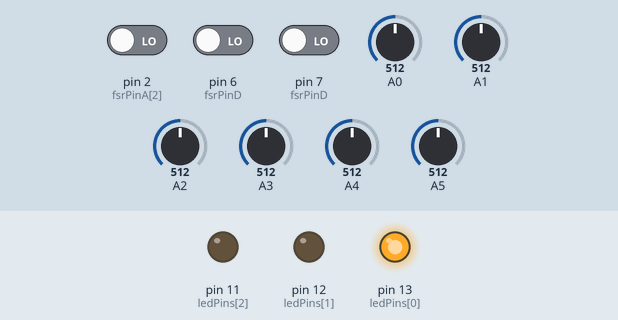
This sketch was run on a simulated Arduino Uno, built with avr-gcc and run on an emulated ATmega328P. Shown: output pins drawn as LEDs (lit = HIGH). The inputs (shaded band) are chosen by the test bench; at power-on: pin 2 (fsrPinA[2]) LOW, pin 6 (fsrPinD) LOW, pin 7 (fsrPinD) LOW, A0 = 512, A1 = 512, A2 = 512, A3 = 512, A4 = 512, A5 = 512. What the sketch prints to the serial monitor is not drawn.

Above: at 0.16 s.
Timing chart, 0 to 1.7 s (numbered marks = the images above):
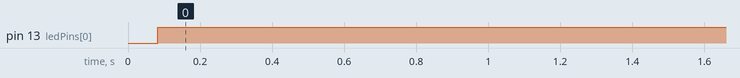

Measured:
- by itself, pin 13 (ledPins[0]): LOW → HIGH at 0.08 s

The sketch:

sketch_squeeze_keyboard.ino
```cpp
//USE_GITHUB_USERNAME=skallinen

#include <Stepper.h>
#include <SoftwareSerial.h>
#include <avr/pgmspace.h>

#define DIGITAL_SENSOR_THRESHOLD 15
#define DIGITAL_SENSOR_MAXIMUM 500

#define ANALOG_SENSOR_THRESHOLD 90
#define ANALOG_HARD_PRESS_THRESHOLD 550

#define DIGITAL_SENSOR_COUNT 3
#define ANALOG_SENSOR_COUNT 6

SoftwareSerial BT = SoftwareSerial(4, 3);

String keypressPattern;
String keypressPatternPrevious;
String keyboardStateCurrent;
int modeToggleKey = 0;
int mode = 0;


int keypressPatternCycleCount;
int measurmentCycles;
int inputTime;
int inputTimeCounter;


int fsrPinD[DIGITAL_SENSOR_COUNT] = {
  2,6,7};     // the FSR and cap are connected to pin2
int fsrReadingDigital[DIGITAL_SENSOR_COUNT];     // the digital reading

int fsrPinA[ANALOG_SENSOR_COUNT] = {
  0,1,2,3,4,5};     // the FSR and cap are connected to pin2

int fsrReadingAnalog[ANALOG_SENSOR_COUNT];     // the digital reading

int fsrReadingAnalogPrev[ANALOG_SENSOR_COUNT];     // reading  from preveious cycle
int fsrReadingDigitalPrev[DIGITAL_SENSOR_COUNT];     // reading  from preveious cycle

int fsrReadingAnalogDiff[ANALOG_SENSOR_COUNT];     // reading  from preveious cycle
int fsrReadingDigitalDiff[DIGITAL_SENSOR_COUNT];     // reading  from preveious cycle

int fsrReadingDigitalPressed[DIGITAL_SENSOR_COUNT];     // Key pressed
int fsrReadingAnalogPressed[ANALOG_SENSOR_COUNT];     // Key pressed


int ledPins[3] = {
  13,12,11};    // you can just use the 'built in' LED

const char keymap_001[] PROGMEM ="9999999999asciiee";
const char keymap_002[] PROGMEM ="8888888888asciitt";
const char keymap_003[] PROGMEM ="0000001000raw0x65"; // KEY_e
const char keymap_004[] PROGMEM ="0000000100asciitt";
const char keymap_005[] PROGMEM ="0000000010asciiaa";
const char keymap_006[] PROGMEM ="0000000001asciioo";
const char keymap_007[] PROGMEM ="0000001100asciiii";
const char keymap_008[] PROGMEM ="0000000110asciinn";
const char keymap_009[] PROGMEM ="0000000011asciiss";
const char keymap_010[] PROGMEM ="0000001010asciirr";
const char keymap_011[] PROGMEM ="0000000101asciihh";
const char keymap_012[] PROGMEM ="0000001110asciill";
const char keymap_013[] PROGMEM ="0000000111asciidd";
const char keymap_014[] PROGMEM ="0000001111asciicc";
const char keymap_015[] PROGMEM ="0001001000asciiuu";
const char keymap_016[] PROGMEM ="0001000100asciimm";
const char keymap_017[] PROGMEM ="0001000010asciiff";
const char keymap_018[] PROGMEM ="0001000001asciigg";
const char keymap_019[] PROGMEM ="0001001100asciipp";
const char keymap_020[] PROGMEM ="0001000110asciiyy";
const char keymap_021[] PROGMEM ="0001000011asciiww";
const char keymap_022[] PROGMEM ="0001001010asciibb";
const char keymap_023[] PROGMEM ="0001000101asciivv";
const char keymap_024[] PROGMEM ="0001001110asciikk";
const char keymap_025[] PROGMEM ="0001000111asciixx";
const char keymap_026[] PROGMEM ="0001001111asciiqq";
const char keymap_027[] PROGMEM ="0001001001asciizz";
const char keymap_028[] PROGMEM ="1000001000asciiEe";
const char keymap_029[] PROGMEM ="1000000100asciiTt";
const char keymap_030[] PROGMEM ="1000000010asciiAa";
const char keymap_031[] PROGMEM ="1000000001asciiOo";
const char keymap_032[] PROGMEM ="1000001100asciiIi";
const char keymap_033[] PROGMEM ="1000000110asciiNn";
const char keymap_034[] PROGMEM ="1000000011asciiSs";
const char keymap_035[] PROGMEM ="1000001010asciiRr";
const char keymap_036[] PROGMEM ="1000000101asciiHh";
const char keymap_037[] PROGMEM ="1000001110asciiLl";
const char keymap_038[] PROGMEM ="1000000111asciiDd";
const char keymap_039[] PROGMEM ="1000001111asciiCc";
const char keymap_040[] PROGMEM ="1001001000asciiUu";
const char keymap_041[] PROGMEM ="1001000100asciiMm";
const char keymap_042[] PROGMEM ="1001000010asciiFf";
const char keymap_043[] PROGMEM ="1001000001asciiGg";
const char keymap_044[] PROGMEM ="1001001100asciiPp";
const char keymap_045[] PROGMEM ="1001000110asciiYy";
const char keymap_046[] PROGMEM ="1001000011asciiWw";
const char keymap_047[] PROGMEM ="1001001010asciiBb";
const char keymap_048[] PROGMEM ="1001000101asciiVv";
const char keymap_049[] PROGMEM ="1001001110asciiKk";
const char keymap_050[] PROGMEM ="1001000111asciiXx";
const char keymap_051[] PROGMEM ="1001001111asciiQq";
const char keymap_052[] PROGMEM ="1001001001asciiZz";
const char keymap_053[] PROGMEM ="0000100000raw0x2CSPACE";
const char keymap_054[] PROGMEM ="0000010000raw0x2ABACKSPACE";
const char keymap_055[] PROGMEM ="0000110000raw0x28ENTER";
const char keymap_056[] PROGMEM ="0010001000ascii,e";
const char keymap_057[] PROGMEM ="1010001000ascii.e";
const char keymap_058[] PROGMEM ="0010000100ascii-t"; // -
const char keymap_059[] PROGMEM ="1010000100ascii_t"; // _
const char keymap_060[] PROGMEM ="0010000010ascii\"a";
const char keymap_061[] PROGMEM ="1010000010ascii\'a";
const char keymap_062[] PROGMEM ="0010000001ascii(o";
const char keymap_063[] PROGMEM ="1010000001ascii)o";
const char keymap_064[] PROGMEM ="0010001100ascii;i";
const char keymap_065[] PROGMEM ="1010001100ascii:i";
const char keymap_066[] PROGMEM ="0010000110ascii/n";
const char keymap_067[] PROGMEM ="1010000110ascii\\n";
const char keymap_068[] PROGMEM ="0010000011ascii=s";
const char keymap_069[] PROGMEM ="1010000011ascii*s";
const char keymap_070[] PROGMEM ="0010001010ascii!r";
const char keymap_071[] PROGMEM ="1010001010ascii?r";
const char keymap_072[] PROGMEM ="0010000101ascii$h";
const char keymap_073[] PROGMEM ="1010000101ascii€h";
const char keymap_074[] PROGMEM ="0010001110ascii[l";
const char keymap_075[] PROGMEM ="1010001110ascii]l";
const char keymap_076[] PROGMEM ="0010000111ascii<d";
const char keymap_077[] PROGMEM ="1010000111ascii>d";
const char keymap_078[] PROGMEM ="0010001111ascii{c";
const char keymap_079[] PROGMEM ="1010001111ascii}c";
const char keymap_080[] PROGMEM ="0011001000ascii+u";
const char keymap_081[] PROGMEM ="1011001000ascii-u";
const char keymap_082[] PROGMEM ="0011000100ascii|m";
const char keymap_083[] PROGMEM ="1011000100ascii&m";
const char keymap_084[] PROGMEM ="0011000010ascii%f";
const char keymap_085[] PROGMEM ="1011000010ascii^f";
const char keymap_086[] PROGMEM ="0011000001ascii`g";
const char keymap_087[] PROGMEM ="1011000001ascii~g";
const char keymap_088[] PROGMEM ="0011001100ascii@p";
const char keymap_089[] PROGMEM ="1011001100ascii#p";
const char keymap_090[] PROGMEM ="0011000110asciiyy";
const char keymap_091[] PROGMEM ="1011000110asciiYy";
const char keymap_092[] PROGMEM ="0011000011asciiww";
const char keymap_093[] PROGMEM ="1011000011asciiWw";
const char keymap_094[] PROGMEM ="0011001010ascii1b";
const char keymap_095[] PROGMEM ="1011001010ascii2b";
const char keymap_096[] PROGMEM ="0011000101ascii3v";
const char keymap_097[] PROGMEM ="1011000101ascii4v";
const char keymap_098[] PROGMEM ="0011001110ascii5k";
const char keymap_099[] PROGMEM ="1011001110ascii6k";
const char keymap_100[] PROGMEM ="0011000111ascii7x";
const char keymap_101[] PROGMEM ="1011000111ascii8x";
const char keymap_102[] PROGMEM ="0011001111ascii9q";
const char keymap_103[] PROGMEM ="1011001111ascii0q";
const char keymap_104[] PROGMEM ="0011001001asciizz";
const char keymap_105[] PROGMEM ="1011001001asciiZz";
const char keymap_106[] PROGMEM ="1000100000raw0x2CSPACE";
const char keymap_107[] PROGMEM ="1000010000raw0x2ABACKSPACE";
const char keymap_108[] PROGMEM ="1000110000raw0x28ENTER";
const char keymap_109[] PROGMEM ="0010100000raw0x2CSPACE";
const char keymap_110[] PROGMEM ="0010010000raw0x2ABACKSPACE";
const char keymap_111[] PROGMEM ="0010110000raw0x28ENTER";
const char keymap_112[] PROGMEM ="1010100000raw0x2CSPACE";
const char keymap_113[] PROGMEM ="1010010000raw0x2ABACKSPACE";
const char keymap_114[] PROGMEM ="1010110000raw0x28ENTER";

const char * const  string_table[] PROGMEM =
{
  keymap_001,
  keymap_002,
  keymap_003,
  keymap_004,
  keymap_005,
  keymap_006,
  keymap_007,
  keymap_008,
  keymap_009,
  keymap_010,
  keymap_011,
  keymap_012,
  keymap_013,
  keymap_014,
  keymap_015,
  keymap_016,
  keymap_017,
  keymap_018,
  keymap_019,
  keymap_020,
  keymap_021,
  keymap_022,
  keymap_023,
  keymap_024,
  keymap_025,
  keymap_026,
  keymap_027,
  keymap_028,
  keymap_029,
  keymap_030,
  keymap_031,
  keymap_032,
  keymap_033,
  keymap_034,
  keymap_035,
  keymap_036,
  keymap_037,
  keymap_038,
  keymap_039,
  keymap_040,
  keymap_041,
  keymap_042,
  keymap_043,
  keymap_044,
  keymap_045,
  keymap_046,
  keymap_047,
  keymap_048,
  keymap_049,
  keymap_050,
  keymap_051,
  keymap_052,
  keymap_053,
  keymap_054,
  keymap_055,
  keymap_056,
  keymap_057,
  keymap_058,
  keymap_059,
  keymap_060,
  keymap_061,
  keymap_062,
  keymap_063,
  keymap_064,
  keymap_065,
  keymap_066,
  keymap_067,
  keymap_068,
  keymap_069,
  keymap_070,
  keymap_071,
  keymap_072,
  keymap_073,
  keymap_074,
  keymap_075,
  keymap_076,
  keymap_077,
  keymap_078,
  keymap_079,
  keymap_080,
  keymap_081,
  keymap_082,
  keymap_083,
  keymap_084,
  keymap_085,
  keymap_086,
  keymap_087,
  keymap_088,
  keymap_089,
  keymap_090,
  keymap_091,
  keymap_092,
  keymap_093,
  keymap_094,
  keymap_095,
  keymap_096,
  keymap_097,
  keymap_098,
  keymap_099,
  keymap_100,
  keymap_101,
  keymap_102,
  keymap_103,
  keymap_104,
  keymap_105,
  keymap_106,
  keymap_107,
  keymap_108,
  keymap_109,
  keymap_110,
  keymap_111,
  keymap_112,
  keymap_113,
  keymap_114
};


String parseKeysFromFlash(String needle){
  char buffer[30];
  String output = "";
  for (int i = 0; i < 114; i++)
  {
    strcpy_P(buffer, (char*)pgm_read_word(&(string_table[i])));
    //   Serial.println( buffer );
    //Serial.println( String(buffer).substring(0,10) );

    if (needle == String(buffer).substring(0,10)) output = String(buffer);
    //Serial.println(String(buffer).substring(15,16));
  }
  return output;
}

String Pattern(String keymapString) {
  return keymapString.substring(0,10);
}

String Type(String keymapString) {
 /* String response = "";
  if (keymapString.substring(10,13) == "raw"){
    response = "raw";
    Serial.println("if starts with condition!");
  }
  else {
    response = keymapString.substring(10,15);
  }*/
  return keymapString.substring(10,13);
  //return response;
}
String AsciiCharacter(String keymapString) {
  return keymapString.substring(15,16);
}

String NonPrintableByteStr(String keymapString) {
    return keymapString.substring(13,17);
}


void mouseCommand(uint8_t buttons, uint8_t x, uint8_t y) {
  BT.write(0xFD);
  BT.write((byte)0x00);
  BT.write((byte)0x03);
  BT.write(buttons);
  BT.write(x);
  BT.write(y);
  BT.write((byte)0x00);
  BT.write((byte)0x00);
  BT.write((byte)0x00);
}

void keyCommand(uint8_t modifiers, uint8_t keycode1, uint8_t keycode2 = 0, uint8_t keycode3 = 0,
uint8_t keycode4 = 0, uint8_t keycode5 = 0, uint8_t keycode6 = 0) {
  BT.write(0xFD);       // our command
  BT.write(modifiers);  // modifier!
  BT.write((byte)0x00); // 0x00
  BT.write(keycode1);   // key code #1
  BT.write(keycode2); // key code #2
  BT.write(keycode3); // key code #3
  BT.write(keycode4); // key code #4
  BT.write(keycode5); // key code #5
  BT.write(keycode6); // key code #6
}


// Uses a digital pin to measure a resistor (like an FSR or photocell!)
// We do this by having the resistor feed current into a capacitor and
// counting how long it takes to get to Vcc/2 (for most arduinos, thats 2.5V)
int RCtime(int RCpin) {
  int reading = 0;  // start with 0

    // set the pin to an output and pull to LOW (ground)
  pinMode(RCpin, OUTPUT);
  digitalWrite(RCpin, LOW);

  // Now set the pin to an input and...
  pinMode(RCpin, INPUT);
  while (digitalRead(RCpin) == LOW) { // count how long it takes to rise up to HIGH
    reading++;      // increment to keep track of time

    if (reading == DIGITAL_SENSOR_MAXIMUM) {
      // if we got this far, the resistance is so high
      // its likely that nothing is connected!
      break;           // leave the loop
    }
  }
  // OK either we maxed out at 30000 or hopefully got a reading, return the count

  return reading;
}

String keysPressed(void) {
  measurmentCycles++;

  for(int i = 0; i < DIGITAL_SENSOR_COUNT; i++){
    if (fsrReadingDigital[i] < DIGITAL_SENSOR_THRESHOLD ) {
      // Serial.println("D1 reading = " + String(fsrReadingDigital1));
      fsrReadingDigitalPressed[i] = 1;
    }
    else {
      fsrReadingDigitalPressed[i] = 0;
    }
  }

  for(int i = 0; i < ANALOG_SENSOR_COUNT; i++){
    if (fsrReadingAnalog[i] > ANALOG_SENSOR_THRESHOLD ) {
      // Serial.println("D1 reading = " + String(fsrReadingDigital1));
      fsrReadingAnalogPressed[i] = 1;
    }
    else {
      fsrReadingAnalogPressed[i] = 0;
    }
  }

  keypressPatternPrevious = keypressPattern;
  //Serial.println(keypressPattern);
  String ForcePress = ( averagePressForce() > ANALOG_HARD_PRESS_THRESHOLD ) ? "1" : "0";
  keypressPattern =  ForcePress +
    String(fsrReadingDigitalPressed[0]) +
    String(fsrReadingDigitalPressed[1]) +
    String(fsrReadingDigitalPressed[2]) +
    String(fsrReadingAnalogPressed[0]) +
    String(fsrReadingAnalogPressed[1]) +
    String(fsrReadingAnalogPressed[2]) +
    String(fsrReadingAnalogPressed[3]) +
    String(fsrReadingAnalogPressed[4]) +
    String(fsrReadingAnalogPressed[5]);
  //Serial.println(keypressPattern);

  return keypressPattern;


}

void readSensors(void) {
  //save last cycles readings
  for(int i = 0; i < DIGITAL_SENSOR_COUNT; i++){
    fsrReadingDigitalPrev[i] = fsrReadingDigital[i];
    fsrReadingDigital[i] = RCtime(fsrPinD[i]);
  }

  for(int i = 0; i < ANALOG_SENSOR_COUNT; i++){
    fsrReadingAnalogPrev[i] = fsrReadingAnalog[i];
    fsrReadingAnalog[i] = analogRead(fsrPinA[i]);
  }

}

int averagePressForce(void){
  //    Serial.println("yay");

  int total = 0;
  int CycleCount = 0;
  for(int i = 0; i < ANALOG_SENSOR_COUNT; i++){
    if (fsrReadingAnalog[i] > ANALOG_SENSOR_THRESHOLD) {
      total += fsrReadingAnalog[i];
      CycleCount++;
    }
  }
  return (CycleCount != 0 ) ? total/CycleCount : 0;
}

String keyboardState(void){
  String result;
  keypressPattern = keysPressed();
  //Serial.println(keypressPattern);


  if (keypressPattern == keypressPatternPrevious || keypressPattern ==  flipForcePressBit(keypressPatternPrevious)){
    keypressPatternCycleCount++;
  }
  else {
    //result = "CHANGED\n ------------------------->" + keypressPattern;
    keypressPatternCycleCount = 0;

  }

  if(keypressPattern=="0000000000"){ // no keys are pressed
    digitalWrite(ledPins[0], LOW);
    result = "IDLE";
  }
  else {
    result = "WAITING";
    if ( keypressPatternCycleCount == 3 || keypressPatternCycleCount > 60) {
      digitalWrite(ledPins[0], HIGH);
      //Serial.println(keypressPatternCycleCount);

      result = keypressPattern;
      //result = "result------------------------->" + ;
    }
  }
  return result;
}

String flipForcePressBit(String input) {
  if (input.charAt(0) == '0') {
    input.setCharAt(0, '1');
  }
  else if (input.charAt(0) == '1') {
    input.setCharAt(0, '0');
  }
  return input;
}


unsigned int hexToInt(String hex) {
  int intValue = (int)strtol(&(hex[0]), NULL, 16);
  return intValue;
}

void setup(void) {
  // We'll send debugging information via the Serial monitor
  Serial.begin(9600);
  BT.begin(9600);

  pinMode(ledPins[0], OUTPUT);  // have an LED for output
  pinMode(ledPins[1], OUTPUT);  // have an LED for output
  pinMode(ledPins[2], OUTPUT);  // have an LED for output


}


void loop(void) {
  readSensors();
  keyboardStateCurrent = keyboardState();
  String type = "";
  String command = "";
  int commandcode;
  char modeIndicator;


  delay(1);

  if(keyboardStateCurrent == "0010000000") {
    if(modeToggleKey < 2) {
      modeToggleKey++;
    }
    else{
      modeToggleKey=0;
    }
  }
  switch (modeToggleKey) {
  case 1:
    modeIndicator = '1';
    digitalWrite(ledPins[1], LOW);
    digitalWrite(ledPins[2], HIGH);

    break;
  case 2:
    modeIndicator = '2';
    digitalWrite(ledPins[1], HIGH);
    digitalWrite(ledPins[2], LOW);
    break;
  default:
    modeIndicator = '0';
    digitalWrite(ledPins[1], LOW);
    digitalWrite(ledPins[2], LOW);

  }

  Serial.println(keyboardStateCurrent);
    keyboardStateCurrent.setCharAt(2,modeIndicator);
   Serial.println(keyboardStateCurrent);
   String keymapstring = "";
    keymapstring = parseKeysFromFlash(keyboardStateCurrent);
    type = Type(keymapstring);
    if (type == "asc") {
      command = AsciiCharacter(keymapstring);
    }
    else {
      command = NonPrintableByteStr(keymapstring);

    }
    if (command != "") Serial.println(command);
    if (type != "") Serial.println(type);
    if (type == "asc") BT.print(command);
    if (type == "raw") {
      commandcode = hexToInt(command);
      //   Serial.println(commancode);
      keyCommand(0,commandcode);
      delay(10);
      keyCommand(0,0);
    }


}
```
